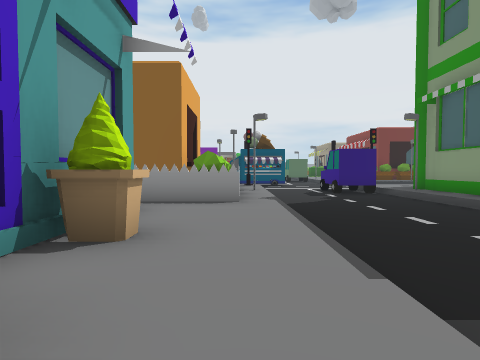
[1] (above)

24 first-person views from a walk through a Unity game level. The camera is 1.3 m above the floor, tilts 2° down and sees 80° across. The floor is counted in squares, 2 m on a side. Each view is taken from the middle of a square. On the plan, view 1 faces up. The plan holds only what a view shows up to about 9 squares ahead; the rest is blank. The place goes on beyond the plan. Some animated figures are not drawn. Some surface patterns are stand-ins.

[2]
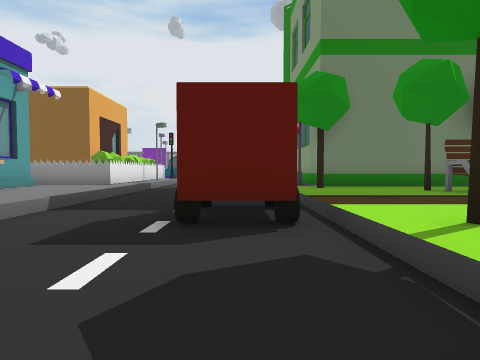

[3]
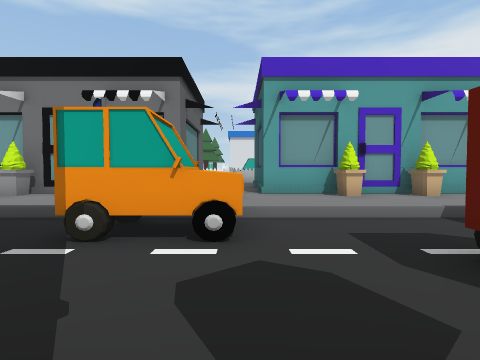

[4]
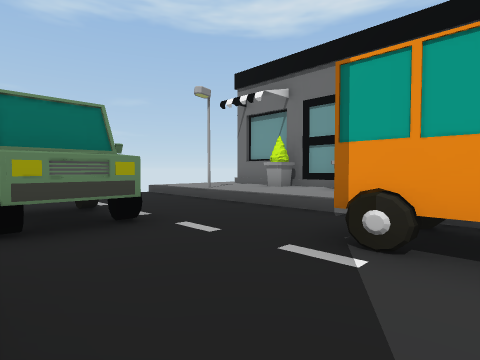

[5]
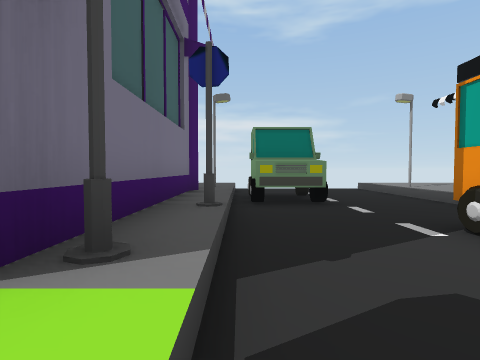

[6]
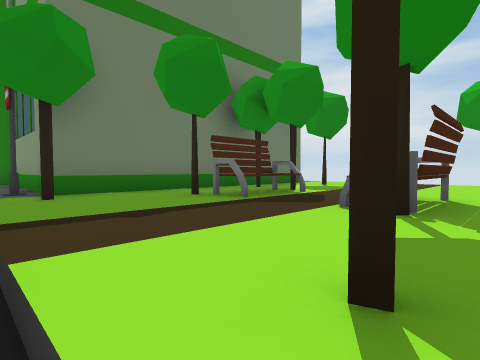

[7]
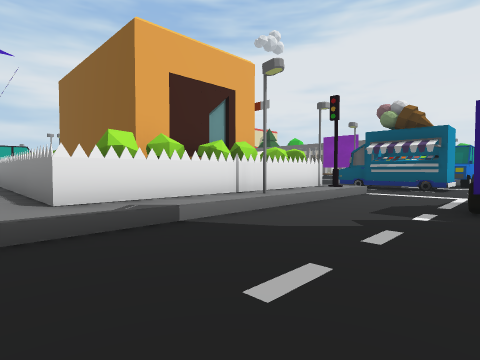

[8]
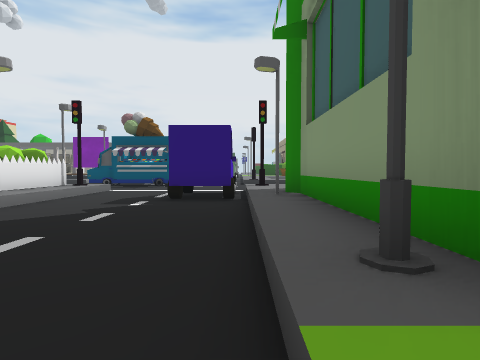

[9]
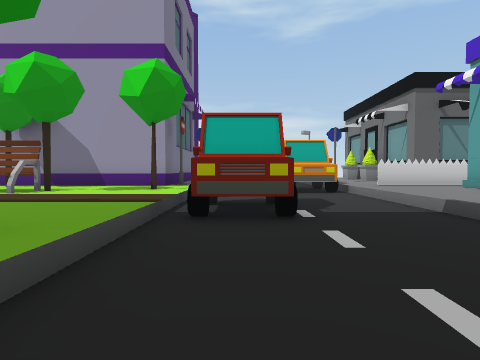

[10]
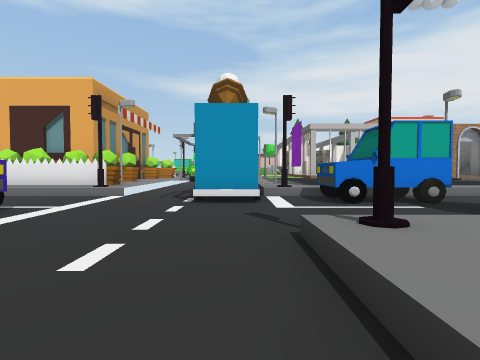

[11]
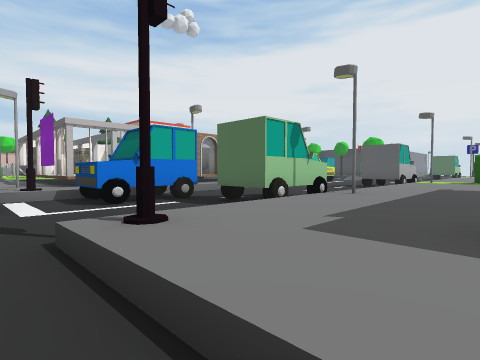

[12]
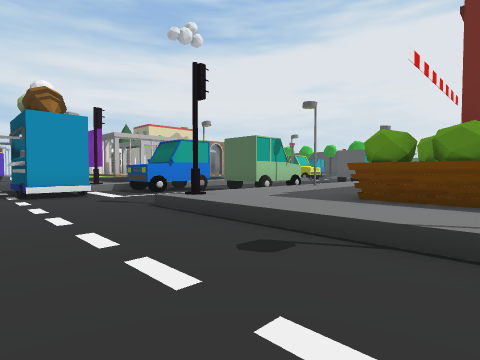

[13]
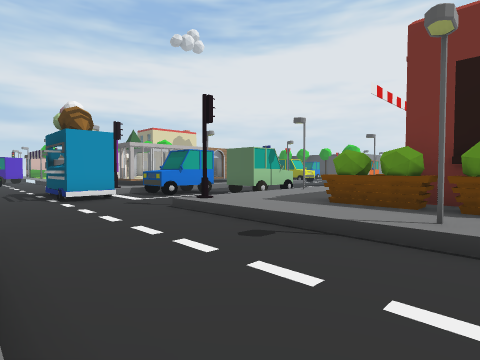

[14]
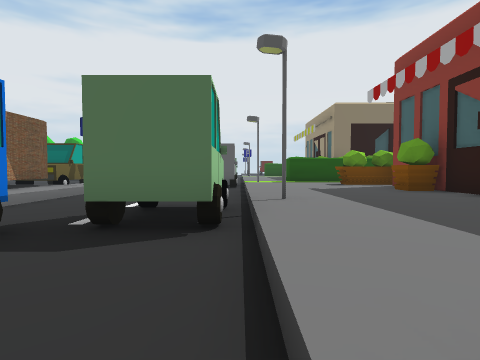

[15]
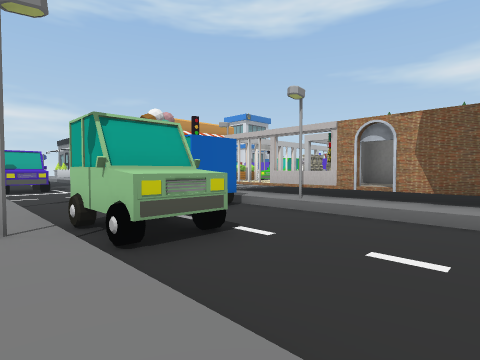

[16]
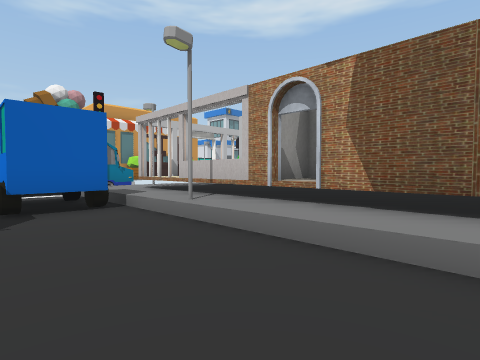

[17]
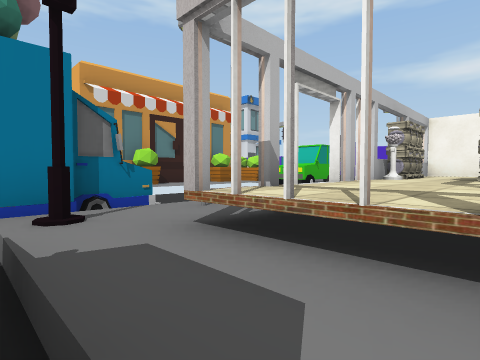

[18]
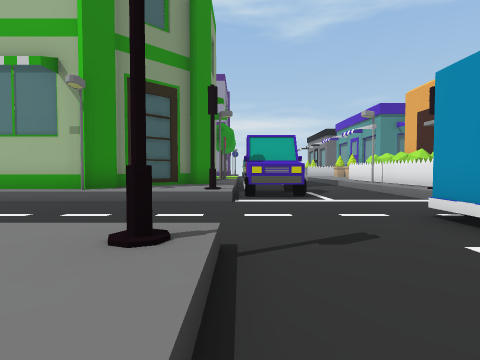

[19]
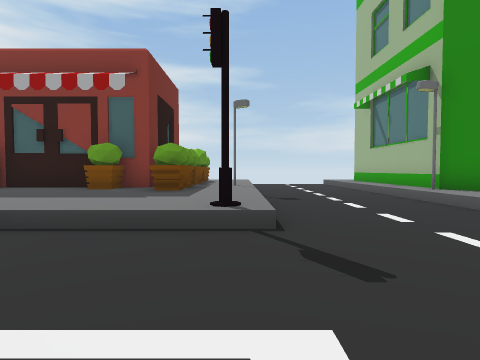

[20]
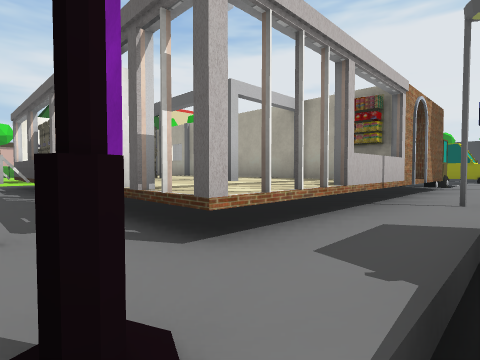

[21]
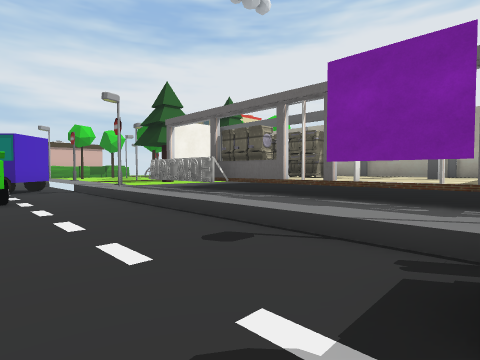

[22]
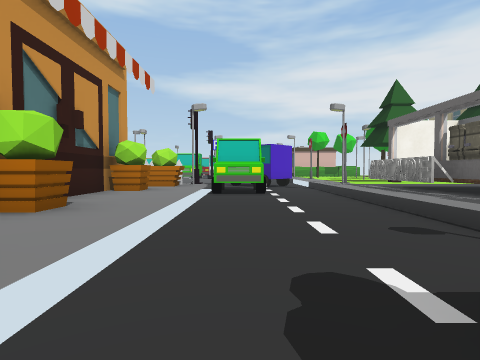

[23]
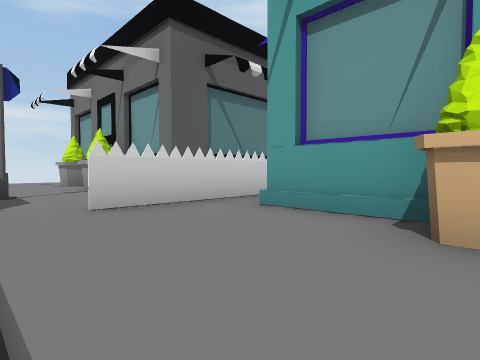

[24]
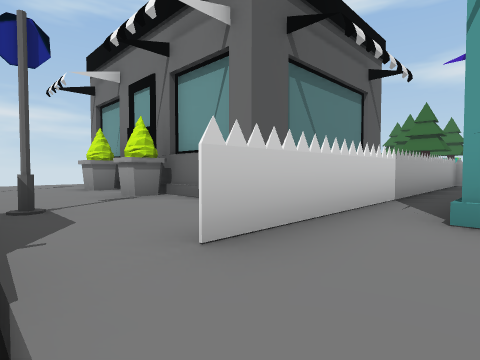

### Floor plan
Key: @ floor where view 1 was taken; # wall or solid block; x gap in a wall; . main floor; : floor 0.5 m higher than the main floor; / step, stairs or slope; = window, fence, low wall or low ledge; ^ raised ledge; O other object.
Columns run from 11 left of view 1 to 11 right of it. Each row starts with its distance up from view 1.
 25          ^#:/.../:: #
 24         ^^#:/.../::::
 23         ^^^:/.../:::##
 22     #^^^^^O:/..#/::::#
 21   :: ^^^^^^#/..#/#:::#
 20   ::= OO^^^#/#.=/:::##
 19  :::=^^^^^^###../:::###
 18  #::OOOOx#^###../::::::
 17 ::#:::::::##..../#:::#:
 16 #.........^###.........
 15 ^..........###.........
 14    #...................
 13    //////////...///////
 12    O:O::O:O#/..##/:####
 11    OOOOOOOO#/..^#::#
 10          OO#/..=/###
  9          OO#/.../##
  8      OOOOOO#/.../:#
  7           O#/.../:#
  6      #######/.../:#
  5          O::/.../######
  4          O::/...//::::#
  3          OO:/.../:::#^:
  2          O::/..#/::::::
  1          OO:/..^/:::::
  0          O:@/..//:::#^
 -1         OO::/.../#::::
 -2   #########//#../:#####
 -3           ::/#../##
 -4      OOOOO::/^../#
 -5          O:#/.../#
 -6          OO:/.../#
 -7          O::/..#/#
 -8          OO:/..^/:
 -9          O:#/.../#
-10          O::/.../:

Positions as (right, up) in squares from view 1, and headings:
1: (0, 0), facing up
2: (4, -3), facing up
3: (6, -2), facing left
4: (5, -3), facing down-left
5: (5, -1), facing down
6: (5, -1), facing up-right
7: (4, 5), facing up-left
8: (5, 4), facing up
9: (4, 6), facing down
10: (8, 16), facing left
11: (8, 16), facing up-left
12: (10, 14), facing up-left
13: (11, 13), facing up-left
14: (5, 17), facing up
15: (6, 25), facing down-left
16: (3, 25), facing down-left
17: (1, 20), facing down-left
18: (5, 19), facing down
19: (2, 17), facing right
20: (1, 17), facing up-left
21: (-1, 14), facing up-left
22: (0, 14), facing left
23: (1, 1), facing down-left
24: (1, -1), facing down-left
